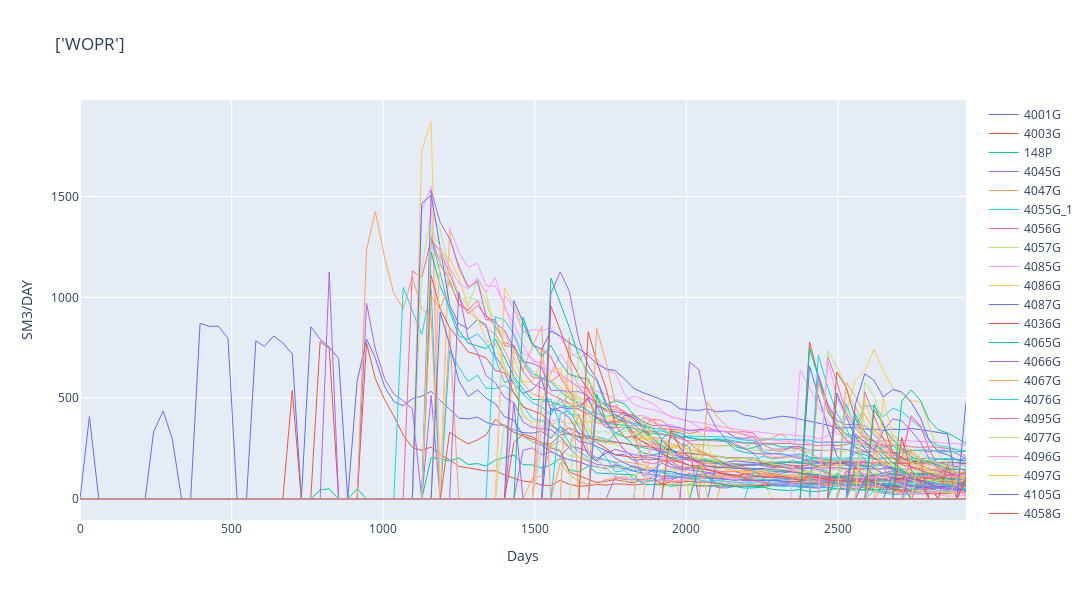

Notebook cell for this chart:
### Code cell
for i,item in enumerate([['WOPR']]):
    print(item)

    time = final_df.iloc[3:,0].values

    df1 = final_df[[item[0]]]
    #df2 = final_df[[item[1]]]

    fig = go.Figure()
    for j in range(df1.shape[1]):
        fig.add_trace(
            go.Scatter(
            x=time,
            y=df1.iloc[3:,j],
            name=df1.iloc[2,j],
            line=dict(width=1)))

    fig.update_layout(
        title= str(item),
        xaxis_title='Days',
        yaxis_title=df1.loc[1][j],
        width=1400,
        height=600
        )
    fig.show()
    break
